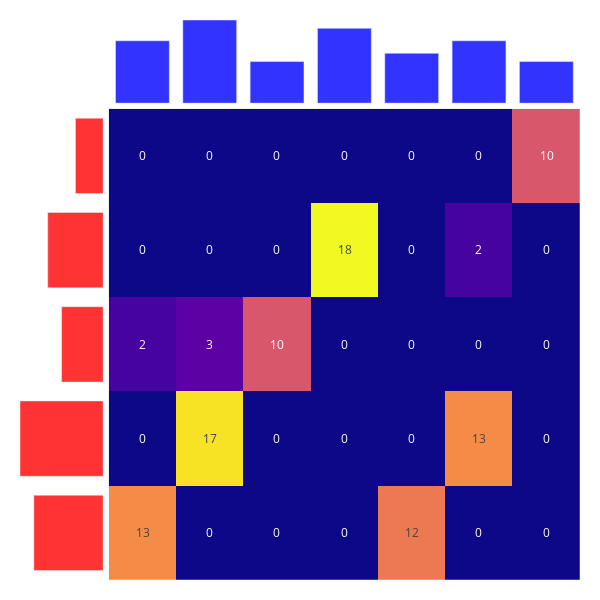

Write notebook code for a chart like this one.
### Code cell
discrete_kantorovich(x, y, C)

### Figure 1 — Plotly figure (JSON) as saved in the notebook; plotly's stock layout.template omitted (floating-point values rounded to 4 significant figures)
{"data": [{"marker": {"color": "red"}, "opacity": 0.8, "orientation": "h", "type": "bar", "x": [25.0, 30.0, 15.0, 20.0, 10.0], "xaxis": "x2", "y": [0, 1, 2, 3, 4], "yaxis": "y2"}, {"marker": {"color": "blue"}, "opacity": 0.8, "type": "bar", "x": [0, 1, 2, 3, 4, 5, 6], "xaxis": "x", "y": [15.0, 20.0, 10.0, 18.0, 12.0, 15.0, 10.0], "yaxis": "y"}, {"showscale": false, "text": [["13", "0", "0", "0", "12", "0", "0"], ["0", "17", "0", "0", "0", "13", "0"], ["2", "3", "10", "0", "0", "0", "0"], ["0", "0", "0", "18", "0", "2", "0"], ["0", "0", "0", "0", "0", "0", "10"]], "texttemplate": "%{text}", "type": "heatmap", "xaxis": "x3", "yaxis": "y3", "z": [[13.0, 0.0, 0.0, 0.0, 12.0, 0.0, 0.0], [0.0, 17.0, 0.0, 0.0, 0.0, 13.0, -0.0], [2.0, 3.0, 10.0, 0.0, 0.0, 0.0, 0.0], [0.0, 0.0, 0.0, 18.0, 0.0, 2.0, 0.0], [0.0, 0.0, 0.0, 0.0, 0.0, 0.0, 10.0]]}], "layout": {"height": 600, "margin": {"b": 20, "l": 20, "r": 20, "t": 20}, "paper_bgcolor": "white", "plot_bgcolor": "white", "showlegend": false, "width": 600, "xaxis": {"anchor": "y", "domain": [0.1585, 1], "range": [-0.5, 6.5], "showgrid": false, "showticklabels": false}, "xaxis2": {"anchor": "y2", "domain": [0, 0.1485], "range": [30, 0], "showgrid": false, "showticklabels": false}, "xaxis3": {"anchor": "y3", "domain": [0.1585, 1], "showgrid": false, "showticklabels": false}, "yaxis": {"anchor": "x", "domain": [0.8515, 1], "range": [0, 20], "showgrid": false, "showticklabels": false}, "yaxis2": {"anchor": "x2", "domain": [0, 0.8415], "range": [-0.5, 4.5], "showgrid": false, "showticklabels": false}, "yaxis3": {"anchor": "x3", "domain": [0, 0.8415], "showgrid": false, "showticklabels": false}}}
